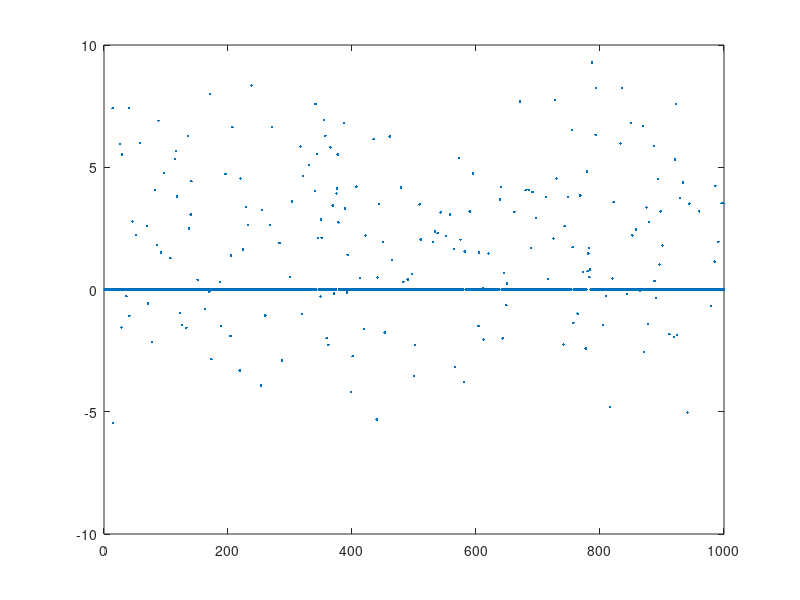
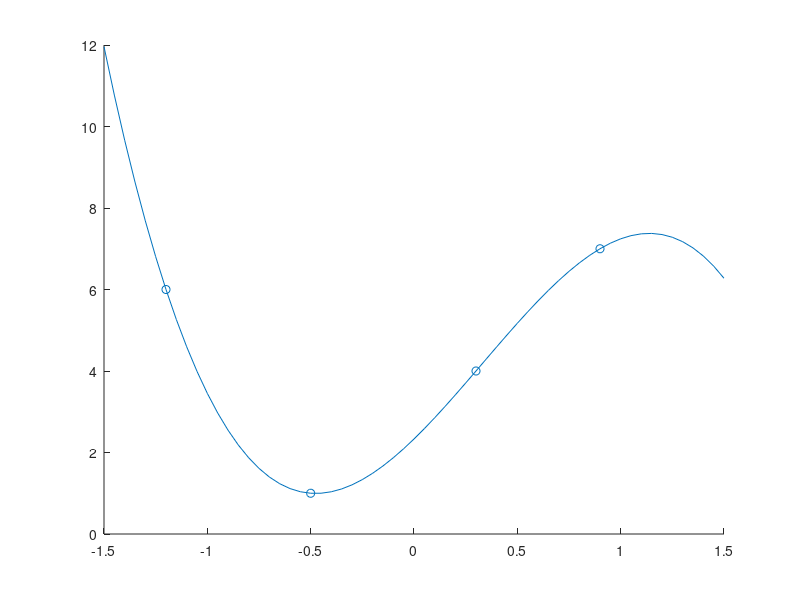

The MATLAB script that drew these images, in order:
%% Q1
Mat = zeros(500, 500);
for i = 1:500
    offset = i - 1;
    vec = [zeros(offset, 1); linspace(1, 500 - offset, 500 - offset)'];
    Mat(i, :) = vec;
end
imagesc(Mat');
colormap('jet');

%% Q2
Ele_V = zeros(1000, 1);
rand_pos = randi([1, 1000], 200, 1);
while length(unique(rand_pos)) < size(rand_pos, 1)
    [C, IA, IC] = unique(rand_pos);
    rand_pos = [C; randi([1, 1000], length(rand_pos) - length(C), 1)];
end
Ele_V_modified = Ele_V;
Ele_V_modified(rand_pos) = normrnd(2.0, 3.0, size(rand_pos));
plot(Ele_V_modified, '.');

%% Q3
% Ax^3 + Bx^2 + Cx + D = 0;
X = [-1.2, -0.5, 0.3, 0.9];
Y = [6, 1, 4, 7];
P = polyfit(X, Y, 3);
x = -1.5:0.05:1.5;
y = P(1) * x.^3 + P(2) .* x.^2 + P(3) * x + P(4);
figure();
hold on;
plot(x, y);
scatter(X, Y);
